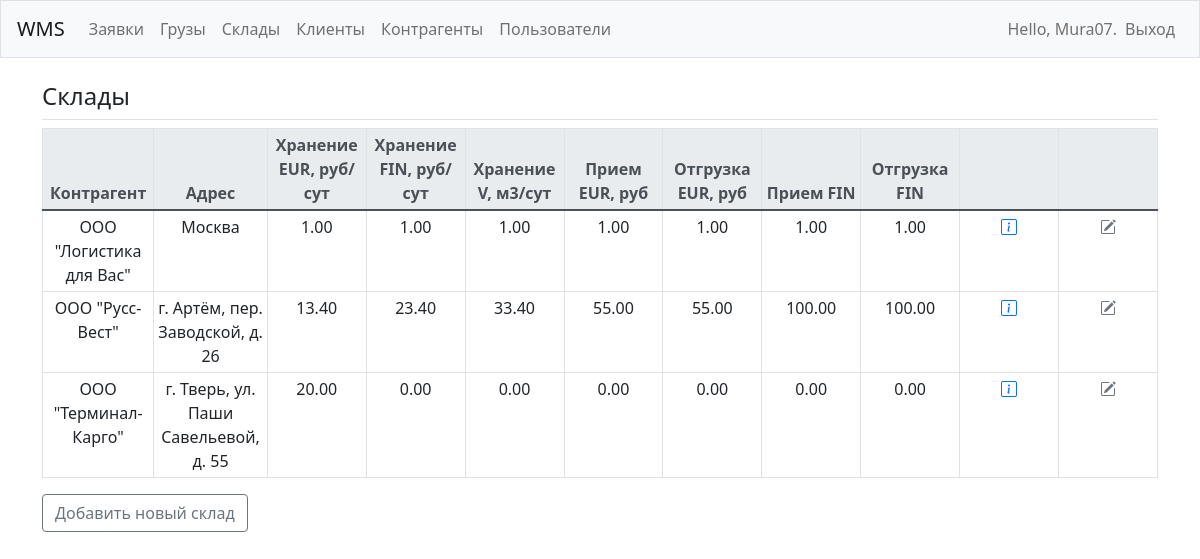
Screenshot of /storages/ (signed in) with the database file from the repository.
### wms/models.py (models this page shows, shortened)
class Storage(models.Model):
    contractor = models.ForeignKey(Contractor, on_delete=models.SET_NULL, null=True)
    address = models.CharField(max_length=200)
    rate_pallet = models.DecimalField(max_digits=9999, decimal_places=2, null=True)
    rate_oversize_pallet = models.DecimalField(max_digits=9999, decimal_places=2, null=True)
    rate_volume = models.DecimalField(max_digits=9999, decimal_places=2, null=True)
    rate_in = models.DecimalField(max_digits=9999, decimal_places=2, null=True)
    rate_out = models.DecimalField(max_digits=9999, decimal_places=2, null=True)
    rate_oversize_in = models.DecimalField(max_digits=9999, decimal_places=2, null=True)
    rate_oversize_out = models.DecimalField(max_digits=9999, decimal_places=2, null=True)

class Contractor(models.Model):
    name = models.CharField(max_length=200)
    pub_date = models.DateTimeField('date published', auto_now_add=True)
    def __str__(self):
        return self.name

### wms/views.py (the view)
# urls.py: path('storages/', views.storages, name='storages'),
def storages(request):
    storages = Storage.objects.all().order_by('address')
    context = {'storages': storages}
    return render(request, 'wms/storages.html', context)

### wms/templates/wms/storages.html
{% extends "wms/base.html" %}
{% block page_header %}
  <h4>Склады</h4>
{% endblock page_header %}
{% block content %}
<table class="table table-hover table-sm table-bordered table-responsive text-center w-100 d-block d-md-table">
  <thead class="thead-light">
    <tr>
      <th>Контрагент</th>
      <th>Адрес</th>
      <th>Хранение EUR, руб/сут</th>
      <th>Хранение FIN, руб/сут</th>
      <th>Хранение V, м3/сут</th>
      <th>Прием EUR, руб</th>
      <th>Отгрузка EUR, руб</th>
      <th>Прием FIN</th>
      <th>Отгрузка FIN</th>
      <th></th>
      <th></th>
    </tr>
  </thead>
  <tbody>
    {% for storage in storages %}
      <tr>
        <td class="col-1">{{ storage.contractor }}</td>
        <td class="col-1">{{ storage.address }}</td>
        <td class="col-1">{{ storage.rate_pallet }}</td>
        <td class="col-1">{{ storage.rate_oversize_pallet }}</td>
        <td class="col-1">{{ storage.rate_volume }}</td>
        <td class="col-1">{{ storage.rate_in }}</td>
        <td class="col-1">{{ storage.rate_out }}</td>
        <td class="col-1">{{ storage.rate_oversize_in }}</td>
        <td class="col-1">{{ storage.rate_oversize_out }}</td>
        <td class="col-1">
          <a class="link-primary" href="{% url 'wms:storage' storage.id %}"><i class="bi bi-info-square" title="Подробнее"></i></a>
        </td>
        <td class="col-1">
          <a class="link-secondary" href="{% url 'wms:update_storage' storage.id %}"><i class="bi bi-pencil-square" title="Изменить"></i></a>
        </td>
      </tr>
    {% empty %}
      <tr class="col-12">
        <td>Не добавлено ни одного склада. Добавьте первый адрес.</td>
      </tr>
    {% endfor %}
  </tbody>
</table>
<div>
  <a class="btn btn-outline-secondary" href="{% url 'wms:new_storage' %}">Добавить новый склад</a>
</div>
<br>
{% endblock content %}

### wms/templates/wms/base.html (shortened to what this page needs)
{% load bootstrap4 %}
{% load static %}
<!doctype html>
<html lang="en">
<head>
    {% bootstrap_css %}
    <link rel="stylesheet" href="https://cdn.jsdelivr.net/npm/bootstrap-icons@1.4.1/font/bootstrap-icons.css">
    <link href="https://cdn.jsdelivr.net/npm/bootstrap@5.0.0-beta3/dist/css/bootstrap.min.css" rel="stylesheet">
</head>
<body class="font-weight-normal">
    <nav class="navbar navbar-expand-md navbar-light bg-light mb-4 border">
        <a class="navbar-brand" href="{% url 'wms:index' %}">WMS</a>
        <div class="collapse navbar-collapse" id="navbarCollapse">
            <ul class="navbar-nav mr-auto">
                <li class="nav-item">
                    <a class="nav-link" href="{% url 'wms:orders' %}">Заявки</a>
                </li>
                <li class="nav-item">
                    <a class="nav-link" href="{% url 'wms:atms' %}">Грузы</a>
                </li>
                <li class="nav-item">
                    <a class="nav-link" href="{% url 'wms:storages' %}">Склады</a>
                </li>
                <li class="nav-item">
                    <a class="nav-link" href="{% url 'wms:clients' %}">Клиенты</a>
                </li>
                <li class="nav-item">
                    <a class="nav-link" href="{% url 'wms:contractors' %}">Контрагенты</a>
                </li>
                <li class="nav-item">
                    <a class="nav-link" href="{% url 'wms:customers' %}">Пользователи</a>
                </li>
            </ul>
            <ul class="navbar-nav ml-auto">
                {% if user.is_authenticated %}
                    <li class="nav-item">
                        <span class="navbar-text">Hello, {{ user.username }}.</span>
                    </li>
                    <li class="nav-item">
                        <a class="nav-link" href="{% url 'users:logoutUser' %}">Выход</a>
                    </li>
                {% endif %}
            </ul>
        </div>
    </nav>
    <main role="main" class="container">
        <div class="pg-2 mb-2 border-bottom">
            {% block page_header %}{% endblock page_header %}
        </div>
        <div>
            {% block content %}{% endblock content %}
        </div>
    </main>
</body>
</html>

### rows the page displays
Storage: contractor "ООО \"Логистика для Вас\"", address "Москва", rate_pallet "1.00", rate_oversize_pallet "1.00", rate_volume "1.00", rate_in "1.00", rate_out "1.00", rate_oversize_in "1.00", rate_oversize_out "1.00"
Storage: contractor "ООО \"Русс-Вест\"", address "г. Артём, пер. Заводской, д. 26", rate_pallet "13.40", rate_oversize_pallet "23.40", rate_volume "33.40", rate_in "55.00", rate_out "55.00", rate_oversize_in "100.00", rate_oversize_out "100.00"
Storage: contractor "ООО \"Терминал-Карго\"", address "г. Тверь, ул. Паши Савельевой, д. 55", rate_pallet "20.00", rate_oversize_pallet "0.00", rate_volume "0.00", rate_in "0.00", rate_out "0.00", rate_oversize_in "0.00", rate_oversize_out "0.00"

### other values shown
{{ user.username }} "Mura07"
